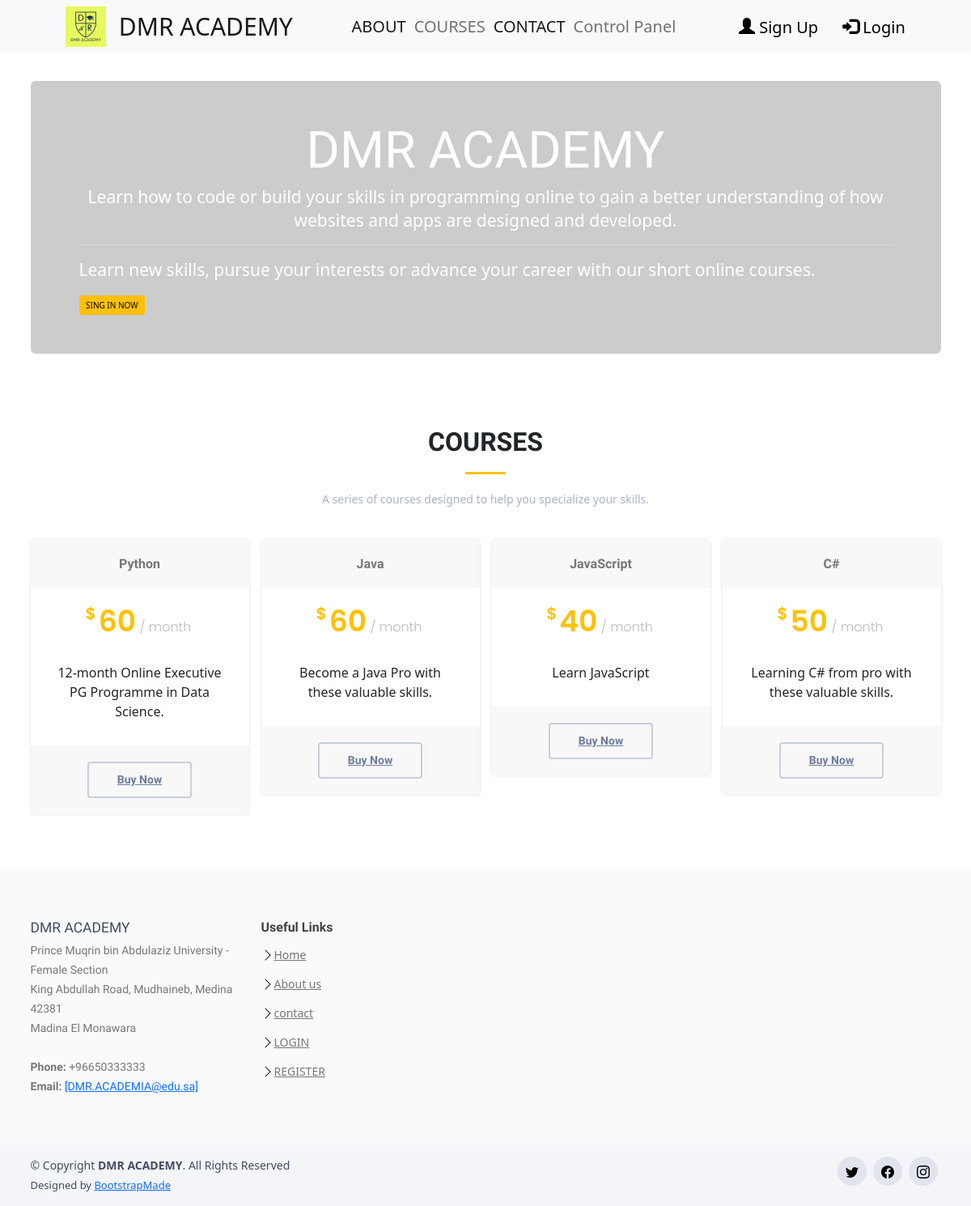
Page /courses/ on the committed database.
### project/models.py (models this page shows, shortened)
class courses(models.Model):
    title = models.CharField(max_length=150)
    price = models.IntegerField()
    body = models.CharField(max_length=250)
    archive= models.BooleanField(default=False)

### project/views.py (the view)
# urls.py: path('courses/', views.index6, name="courses"),
def index6(request):
    var_1 = courses.objects.all().filter(archive=False)
    return render(request, 'project/courses.html', {'var_1': var_1})

### project/templates/project/courses.html (shortened to what this page needs)
<!DOCTYPE html>
{% extends 'project/nevbar.html' %}
{% block contact %}
{% load static %}
<html lang="en">
  <head>
  <link  href="{% static 'project/css/bootstrap.min.css' %}" rel="stylesheet">
   <link  href="{% static 'project/css/bootstrap-icons.css' %}" rel="stylesheet">
   <link  href="{% static 'project/css/boxicons.min.css' %}" rel="stylesheet">
   <link  href="{% static 'project/css/glightbox.min.css' %}" rel="stylesheet">
   <link  href="{% static 'project/css/swiper-bundle.min.css' %}" rel="stylesheet">
   <link  href="{% static 'project/css/style.css' %}" rel="stylesheet">
<link href="/docs/5.0/dist/css/bootstrap.min.css" rel="stylesheet">
  </head>
  <body>
  <div class="container">
<div class="jumbotron" style="background:  #cccccc
 ;color:white ;  margin-top: 100px;" >
  <h1 class="display-4" style="text-align: center">DMR ACADEMY</h1>
  <p class="lead" style="text-align: center"> Learn how to code or build your skills in programming online to gain a better understanding of how websites and apps are designed and developed.</p>
  <hr class="my-4"style="text-align:center">
  <p>Learn new skills, pursue your interests or advance your career with our short online courses.</p>
  <div class="btn-wrap">
                <a href="/loginuser" class="btn btn-warning"> SING IN NOW</a>
              </div>
</div>
 </div>
    <section id="pricing" class="pricing">
      <div class="container">
        <div class="section-title">
          <h2>Courses</h2>
          <p>A series of courses designed to help you specialize your skills.</p>
        </div>
          <div class="row">
        {% for x in var_1.all %}
         <div class="col-lg-3 col-md-6 mt-4 mt-lg-0 py-3">
            <div class="box">
              <h3>{{x.title}}</h3>
              <h4><sup>$</sup>{{x.price}}<span> / month</span></h4>
              <div class="card" style="border: none;">
                <div class="card-body">
                  <p class="card-text" style="font-size: medium;">{{ x.body }}</p>
                </div>
              </div>
              <div class="btn-wrap">
                <a href="/loginuser" class="btn-buy">Buy Now</a>
              </div>
            </div>
  </div>
  {% endfor %}
      </div>
            </div>
</section>
  </body>
</html>
{% endblock contact %}

### project/static/project/css/style.css (style rules this page uses)
body { font-family: "Open Sans", sans-serif; color: #444444; }
a { color: #ffc107; text-decoration: none; }
h1, h2, h3, h4, h5, h6 { font-family: "Raleway", sans-serif; }
section { padding: 60px 0; }
.section-title { text-align: center; padding-bottom: 30px; }
.section-title h2 { font-size: 32px; font-weight: bold; text-transform: uppercase; margin-bottom: 20px; padding-bottom: 20px; position: relative; }
.section-title h2::after { content: ''; position: absolute; display: block; width: 50px; height: 3px; background: #ffc107; bottom: 0; left: calc(50% - 25px); }
.section-title p { margin-bottom: 0; font-size: 14px; color: #aab3c7; }
.pricing .box { padding: 20px; background: #fff; text-align: center; box-shadow: 0px 0px 4px rgba(0, 0, 0, 0.12); border-radius: 5px; position: relative; overflow: hidden; }
.pricing h3 { font-weight: 400; margin: -20px -20px 20px -20px; padding: 20px 15px; font-size: 16px; font-weight: 600; color: #777777; background: #f8f8f8; }
.pricing h4 { font-size: 36px; color: #ffc107; font-weight: 600; font-family: "Poppins", sans-serif; margin-bottom: 20px; }
.pricing h4 sup { font-size: 20px; top: -15px; left: -3px; }
.pricing h4 span { color: #bababa; font-size: 16px; font-weight: 300; }
.pricing .btn-wrap { margin: 20px -20px -20px -20px; padding: 20px 15px; background: #f8f8f8; text-align: center; }
.pricing .btn-buy { display: inline-block; padding: 10px 35px; border-radius: 4px; transition: none; font-size: 14px; font-weight: 400; font-family: "Raleway", sans-serif; font-weight: 600; transition: 0.3s; border: 2px solid #c8cedc; color: #6c7c9f; }

### rows in the picture
courses: title "Python", price "60", body "12-month Online Executive PG Programme in Data Science."
courses: title "Java", price "60", body "Become a Java Pro with these valuable skills."
courses: title "JavaScript", price "40", body "Learn JavaScript"
courses: title "C#", price "50", body "Learning C# from pro with these valuable skills."
